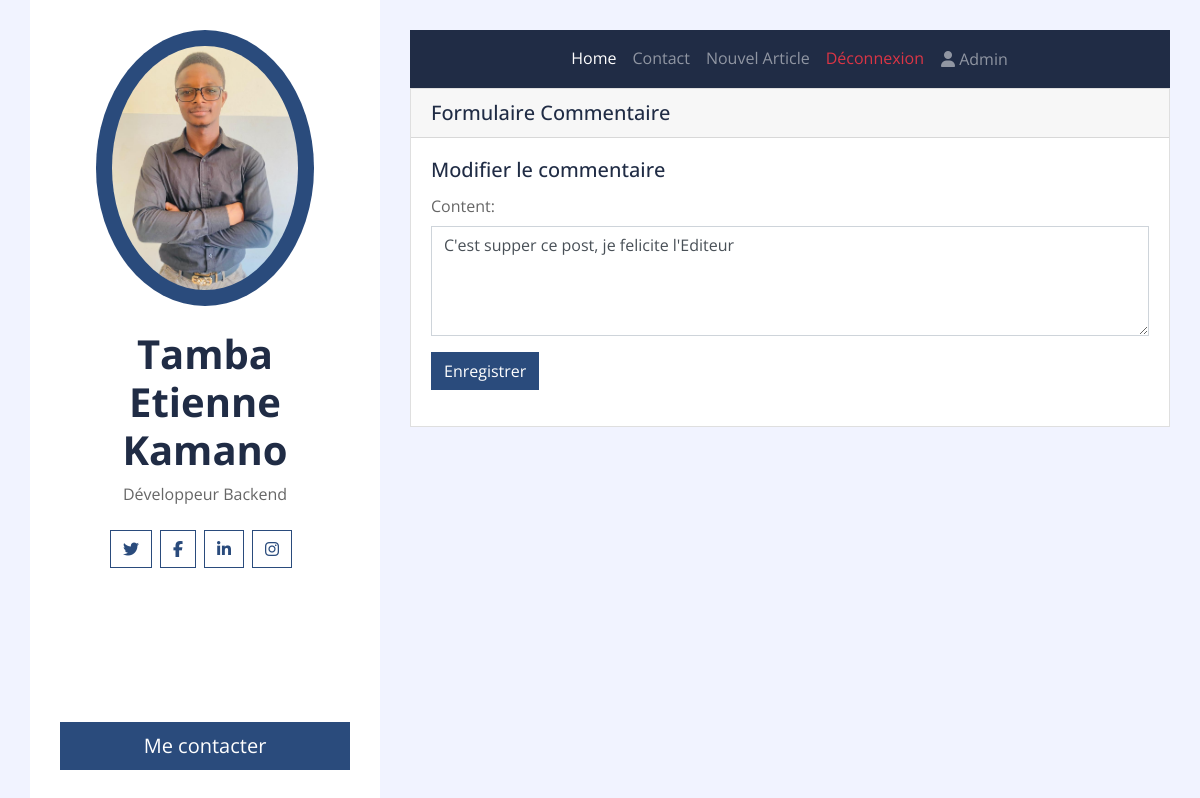
The app's page /editComment/7/ (signed in) with its own data.
### account/models.py (models this page shows)
class user(AbstractUser):
    is_writer = models.BooleanField(default=False, verbose_name="Je suis Editeur")

### blogApp/models.py (models this page shows, shortened)
class Comment(models.Model):
    content = models.TextField()
    article = models.ForeignKey(Article, on_delete=models.CASCADE)
    created_at = models.DateTimeField(auto_now_add=True)
    user = models.ForeignKey(User,on_delete=models.CASCADE)

### blogApp/views.py (the view, shortened to what this page needs)
# urls.py: path('editComment/<int:pk>/', CommentUpdateView.as_view(), name='edit-comment'),
class CommentUpdateView(LoginRequiredMixin,UpdateView):
    model = Comment
    model = Comment
    form_class = CommentForm
    template_name = 'blogApp/comment_form.html'

### blogApp/forms.py
class CommentForm(forms.ModelForm):
    class Meta:
        model = Comment
        fields = ['content']
        widgets = {
            'content': forms.Textarea(attrs={
                'class': 'form-control',
                'placeholder': 'Enter your comment',
                'rows': 4,  # Specify the number of rows for the textarea
            }),
        }

### blogApp/templates/blogApp/comment_form.html (shortened to what this page needs)
{% extends "base.html" %}
{% block containt %}
    <div class="card">
        <h5 class="card-header">Formulaire Commentaire</h5>
        <div class="card-body">
            <h5 class="card-title">Modifier le commentaire</h5>
            <form method="post" enctype="multipart/form-data">
                {{ form.as_p }}
                <div class="mb-3">
                    <button type="submit" class="btn btn-primary">Enregistrer</button>
                </div>
            </form>
        </div>
    </div>
{% endblock %}

### blogApp/templates/blogApp/_partials/navbar.html (shortened to what this page needs)
<div class="container p-0">
    <nav class="navbar navbar-expand-lg bg-secondary navbar-dark">
        <div class="collapse navbar-collapse justify-content-between" id="navbarCollapse">
            <div class="navbar-nav m-auto">
                <a href="{% url 'home' %}" class="nav-item nav-link active">Home</a>
                <a href="#" class="nav-item nav-link">Contact</a>
                {% if user.is_authenticated %}
                    {% if user.is_writer or user.is_superuser %}
                        <a href="{% url 'article-create' %}" class="nav-item nav-link">Nouvel Article</a>
                    {% endif %}
                    <a href="{% url 'account:logout' %}" class="nav-item nav-link text-danger">Déconnexion</a>
                    <button type="button" class="nav-item nav-link btn btn-link" data-bs-toggle="modal" data-bs-target="#exampleModal" data-bs-whatever="@mdo"> <i class="fas fa-user"></i> {{ user.username }}</button>
                {% else %}
                    <a href="{% url 'account:login' %}" class="nav-item nav-link">Connexion</a>
                {% endif %}
            </div>
        </div>
    </nav>
</div>

### records on screen
user: username "Admin"
Comment: content "C'est supper ce post, je felicite l'Editeur"
